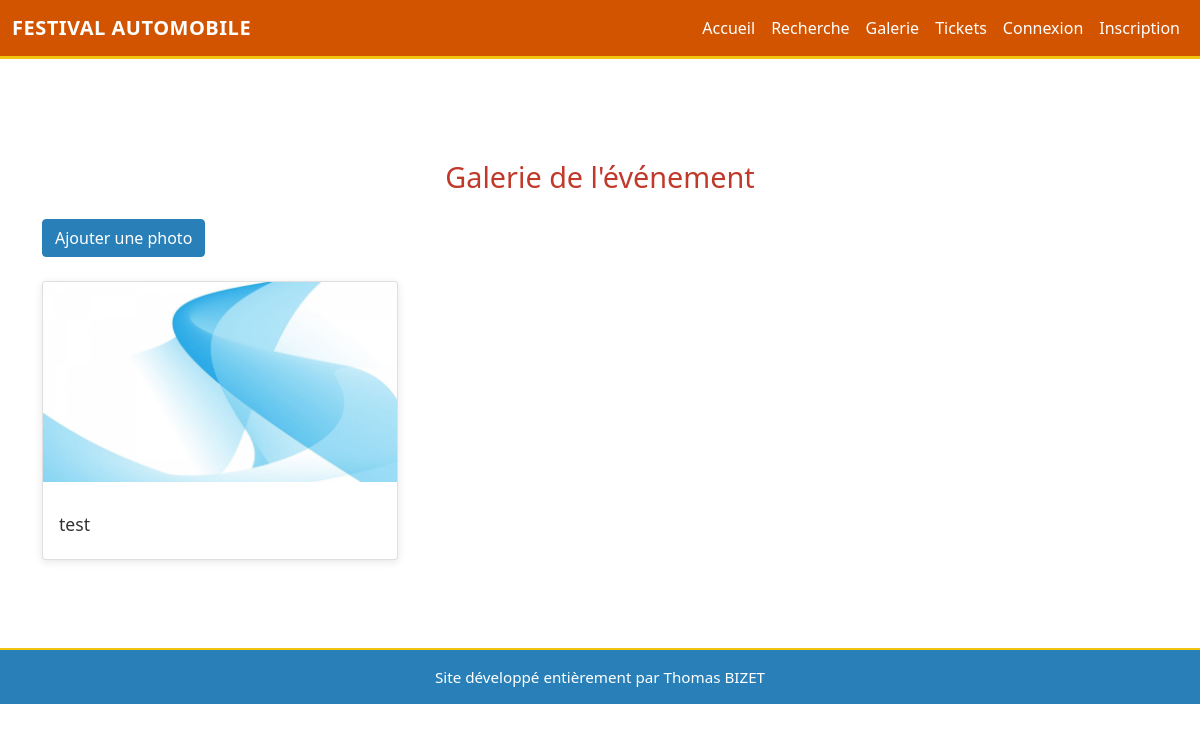
The page /gallery/ on the database as committed earlier.
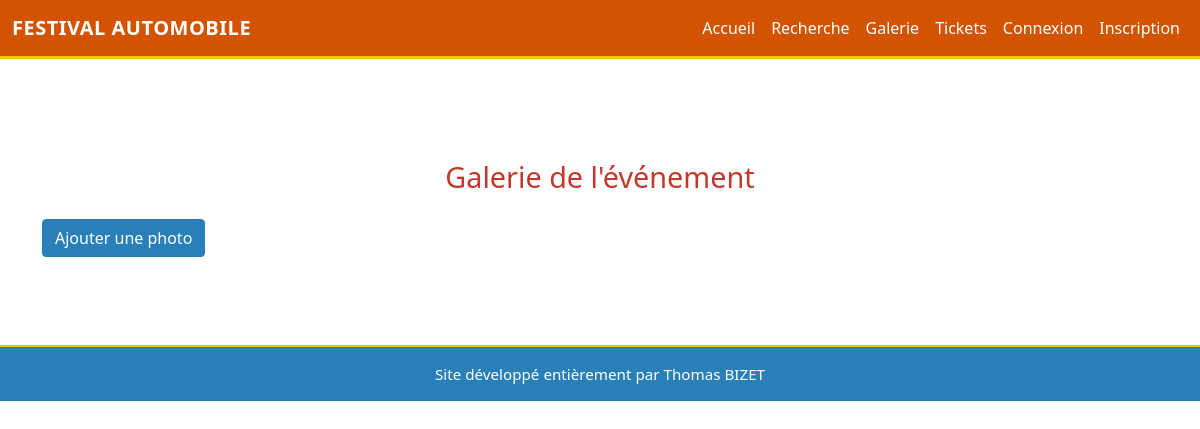
The same page on the database as committed later.
### app/models.py (models this page shows, shortened)
class Photo(models.Model):
    title = models.CharField(max_length=100, blank=True, null=True)
    image = models.ImageField(upload_to='event_photos/')
    uploaded_at = models.DateTimeField(auto_now_add=True)
    author = models.ForeignKey(User, on_delete=models.CASCADE)
    localisation = models.CharField(max_length=255, blank=True, null=True)
    description = models.TextField(blank=True, null=True)

### app/views.py (the view)
# urls.py: path('gallery/', views.gallery, name='gallery'),
def gallery(request):
    photos = Photo.objects.all()  # Récupère toutes les photos
    return render(request, 'app/gallery.html', {'photos': photos})

### app/templates/app/gallery.html (shortened to what this page needs)
{% extends 'app/base.html' %}
{% load static %}
{% block extra_css %}
<link rel="stylesheet" href="{% static 'css/app-gallery.css' %}">
{% endblock %}
{% block main %}
<div class="container mt-5">
    <h1 class="text-center mb-4">Galerie de l'événement</h1>
    <a href="{% url 'app:add_photo' %}" class="btn btn-primary mb-4">Ajouter une photo</a>
    <div class="row">
        {% for photo in photos %}
        <div class="col-md-4 mb-4">
            <div class="card">
                <img src="{{ photo.image.url }}" class="card-img-top" alt="{{ photo.title }}">
                {% if photo.title %}
                <div class="card-body">
                    <h5 class="card-title">{{ photo.title }}</h5>
                </div>
                {% endif %}
            </div>
        </div>
        {% endfor %}
    </div>
</div>
{% endblock %}

Rows that differ between the two databases and show on the page:
removed Photo: image (picture), title "test"
